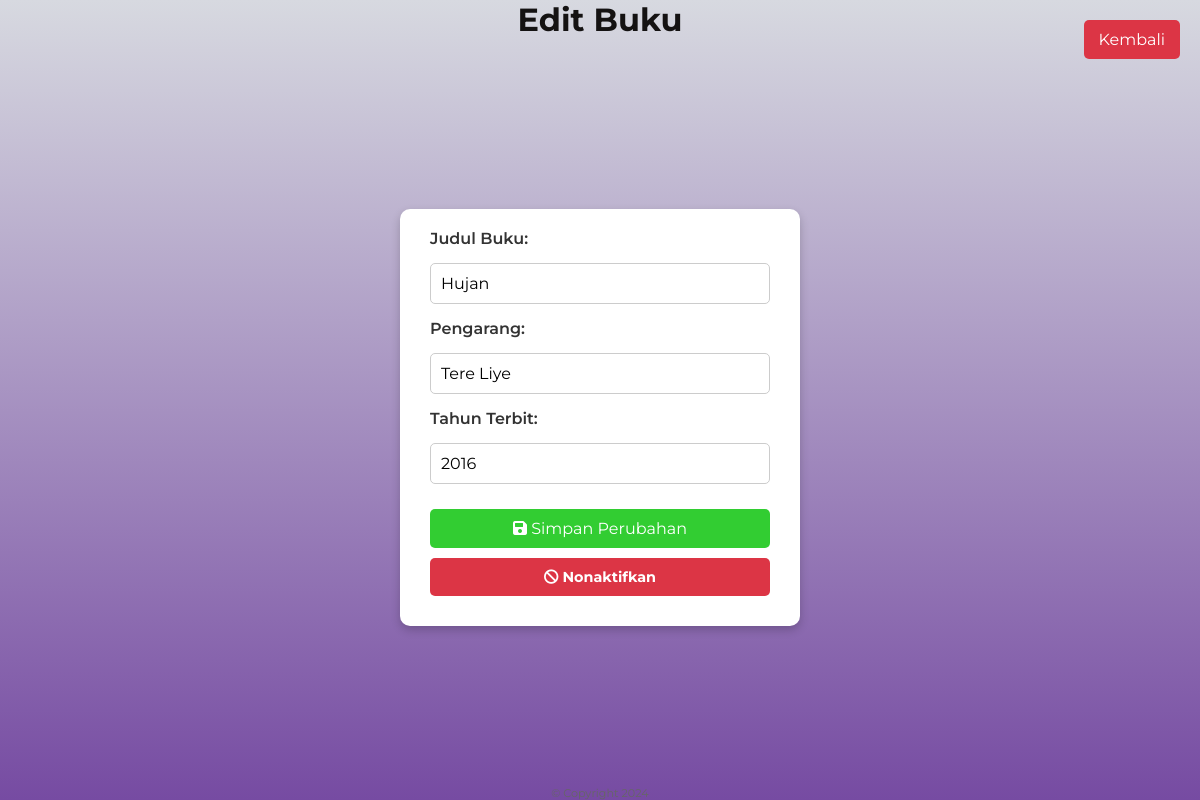
The app's page /books/edit_book.php?id=5 (signed in) with its own data.
### tables this page shows
CREATE TABLE `books` (
  `id` int NOT NULL,
  `title` varchar(255) NOT NULL,
  `author` varchar(100) NOT NULL,
  `publication_year` int NOT NULL,
  `image` varchar(255) DEFAULT NULL,
  `available` tinyint(1) DEFAULT '1'
);

### books/edit_book.php (the view, shortened to what this page needs)
<?php
$conn = new mysqli('localhost', 'root', '', 'project2');
if (isset($_GET['id'])) {
    $book_id = $_GET['id'];
    $result = $conn->query("SELECT * FROM books WHERE id = $book_id");
    if ($result->num_rows > 0) {
        $book = $result->fetch_assoc();
    } else {
        echo "Buku tidak ditemukan!";
        exit();
    }
}
?>
<!DOCTYPE html>
<html lang="id">
<head>
    <link rel="stylesheet" href="style.css">
    <link href="https://cdnjs.cloudflare.com/ajax/libs/font-awesome/6.0.0-beta3/css/all.min.css" rel="stylesheet">
</head>
<body>
<div class="head-btn">
    <a href='daftarbuku.php' class="btn btn-back">Kembali</a>
</div>
<h1>Edit Buku</h1>
    <form action="edit_book.php?id=<?php echo $book_id; ?>" method="POST">
        <label for="title">Judul Buku:</label>
        <input type="text" id="title" name="title" value="<?php echo $book['title']; ?>" required>
        <label for="author">Pengarang:</label>
        <input type="text" id="author" name="author" value="<?php echo $book['author']; ?>" required>
        <label for="publication_year">Tahun Terbit:</label>
        <input type="text" id="publication_year" name="publication_year" value="<?php echo $book['publication_year']; ?>" required>
        <button type="submit" name="save" class="">
            <i class="fas fa-save"></i> Simpan Perubahan
        </button>
        <button type="submit" name="nonaktif" class="nonaktif-btn">
            <i class="fas fa-ban"></i> Nonaktifkan
        </button>
    </form>
    <footer>© Copyright 2024</footer>
</body>
</html>

### style.css (style rules this page uses)
* { margin: 0; padding: 0; box-sizing: border-box; font-family: 'Montserrat', sans-serif; }
body { background-color: #c9d6ff; background: linear-gradient(to right, #e2e2e2, #c9d6ff); display: flex; align-items: center; justify-content: center; flex-direction: column; height: 100vh; }
button { background-color: #4CAF50; color: white; border: none; padding: 10px 20px; text-align: center; text-decoration: none; display: inline-block; font-size: 16px; margin: 4px 2px; cursor: pointer; border-radius: 5px; }
form { background-color: white; padding: 20px; border-radius: 8px; box-shadow: 0 4px 6px rgba(0, 0, 0, 0.1); max-width: 400px; width: 100%; margin: auto; }
input[type="text"], input[type="email"], input[type="password"], select { width: calc(100% - 20px); padding: 10px; margin: 10px 0; border: 1px solid #ccc; border-radius: 4px; font-size: 16px; }
button { background-color: #512da8; color: white; padding: 12px 20px; border: none; border-radius: 5px; cursor: pointer; font-size: 16px; display: block; width: 100%; margin: 10px 0; }
a.btn { display: inline-block; padding: 10px 15px; text-decoration: none; color: #fff; border-radius: 5px; transition: background 0.3s ease; }
h1 { color: #333; }

### books/edit_book.php (style rules this page uses)
* { margin: 0; padding: 0; box-sizing: border-box; }
body { font-family: 'Poppins', sans-serif; background: linear-gradient(to bottom,rgb(215, 217, 224), #764ba2); color: #333; display: flex; justify-content: center; align-items: center; min-height: 100vh; flex-direction: column; }
h1 { font-size: 2rem; color:rgb(20, 18, 18); margin-bottom: 20px; text-align: center; }
form { background-color: #ffffff; padding: 20px 30px; border-radius: 10px; box-shadow: 0 4px 10px rgba(0, 0, 0, 0.2); max-width: 400px; width: 100%; text-align: left; }
label { font-size: 1rem; font-weight: 600; margin-bottom: 5px; display: block; }
input[type="text"] { width: 100%; padding: 10px; margin-bottom: 15px; font-size: 1rem; border: 1px solid #ccc; border-radius: 5px; }
button[type="submit"] { background-color: #32cd32; color: #fff; font-size: 1rem; border: none; border-radius: 5px; padding: 10px; cursor: pointer; width: 100%; margin-top: 10px; }
footer { margin-top: 10px; font-size: 0.7rem; color: #666; text-align: center; }
.head-btn { position: fixed; top: 20px; right: 20px; }
.btn { padding: 10px 20px; color: #fff; text-decoration: none; border-radius: 5px; cursor: pointer; font-size: 16px; }
.btn-back { background-color: #dc3545; color: #fff; padding: 10px 15px; text-decoration: none; border-radius: 5px; }
button.nonaktif-btn { background-color: #dc3545 !important; color: #fff; padding: 10px; border: none; border-radius: 5px; font-size: 0.9rem; font-weight: bold; cursor: pointer; transition: background-color 0.3s ease; }
.head-btn { position: fixed; top: 20px; right: 20px; display: flex; justify-content: flex-end; }
.btn-back { background-color: #dc3545; color: #fff; text-decoration: none; padding: 10px 20px; border-radius: 5px; }

### records on screen
books: title "Hujan", author "Tere Liye", publication_year "2016"
